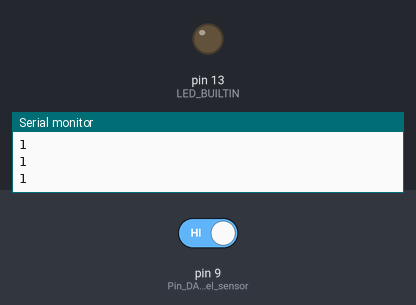
Recording of a sketch running on a simulated Arduino Uno, built with avr-gcc and run on an emulated ATmega328P. On the bench: output pins drawn as LEDs (lit = HIGH), the last lines printed to the serial monitor. The test bench sets the inputs (shaded band); at power-on: pin 9 (Pin_DATA_del_sensor) HIGH.

Above: at 1.2 s.
1.3 s: pin 9 (Pin_DATA_del_sensor) driven LOW
At 2.0 s:
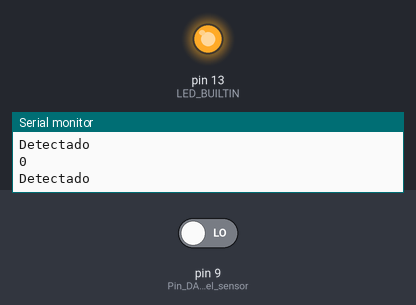
2.9 s: pin 9 (Pin_DATA_del_sensor) driven HIGH
At 4.4 s:
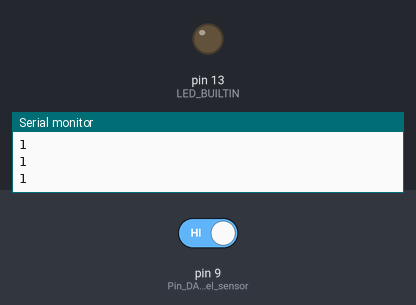
Timing chart, 0 to 5.9 s (numbered marks = the images above; inputs shaded):
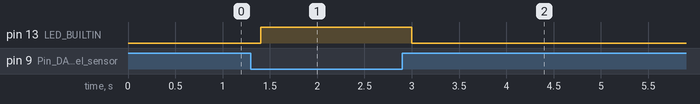

The sketch:

sensor_infrarojo_de_obstaculos.ino
```cpp
// DETECTOR DE OBSTACULOS POR INFRAROJOS
// Cuando detecta presencia devuelve el valor 0 por el
// pin DATA y se enciende un led en el sensor,
// cuando no detecta nada devuelve el valor 1
// el potenciometro sirve para regular la sensibilidad de deteccion
// VCC 5 voltios

void setup() {
  // put your setup code here, to run once:
  pinMode(LED_BUILTIN, OUTPUT);

  Serial.begin(9600);
  pinMode(9,INPUT);    // Pin DATA del sensor
}

void loop() {
  // put your main code here, to run repeatedly:

  int valor = digitalRead(9);
  Serial.println(valor);

  if (valor == 0)
  {
    Serial.println("Detectado");
    digitalWrite(LED_BUILTIN, HIGH);
  }
  else
  {
    digitalWrite(LED_BUILTIN, LOW);
  }
  delay(200);
}
```

Measured:
- after the input at 1.3 s, pin 13 (LED_BUILTIN): LOW → HIGH after 0.10 s
- after the input at 2.9 s, pin 13 (LED_BUILTIN): HIGH → LOW after 0.10 s
